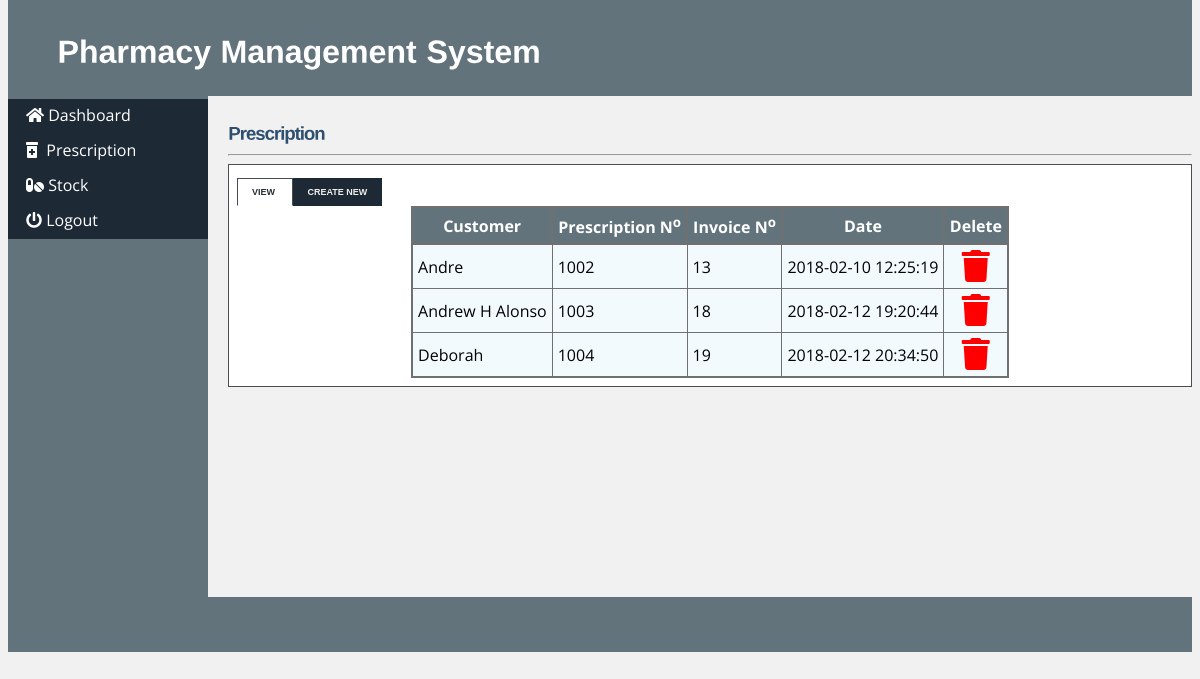
The app's page /prescription.php (signed in) with its own data.
### tables this page shows
CREATE TABLE IF NOT EXISTS `prescription` (
`id` tinyint(5) NOT NULL,
  `prescription_id` int(5) NOT NULL,
  `customer_id` int(11) NOT NULL,
  `customer_name` varchar(30) NOT NULL,
  `age` int(11) NOT NULL,
  `sex` varchar(6) NOT NULL,
  `postal_address` varchar(20) NOT NULL,
  `invoice_id` tinyint(5) NOT NULL,
  `phone` varchar(12) NOT NULL,
  `date` timestamp NOT NULL DEFAULT CURRENT_TIMESTAMP
);

### prescription.php (the view, shortened to what this page needs)
<!DOCTYPE html>
<html>
<head>
<link rel="stylesheet" type="text/css" href="style/ms.css">
<link rel="stylesheet" href="style/s.css" type="text/css" media="screen" />
<link rel="stylesheet" href="style/ta.css" type="text/css" media="screen" />
<link rel="stylesheet" href="https://pro.fontawesome.com/releases/v5.10.0/css/all.css"/>
</head>
<body>
<div id="content">
<div id="header">
<h1>Pharmacy Management System</h1></div>
<div id="left_column">
<div id="button">
		<ul>
		<li><a href="pharmacist.php"><i class="fa fa-home"></i>&nbsp;Dashboard</a></li>
			<li><a href="prescription.php"><i class="fa fa-prescription-bottle-alt"></i>&nbsp; Prescription</a></li>
			<li><a href="stock_pharmacist.php"><i class="fa fa-pills"></i>&nbsp;Stock</a></li>
			<li><a href="logout.php"><i class="fa fa-power-off"></i>&nbsp;Logout</a></li>
		</ul>
</div>
</div>
<div id="main">
<div id="tabbed_box" class="tabbed_box">
    <h4>Prescription</h4>
<hr/>
    <div class="tabbed_area">
        <ul class="tabs">
            <li><a href="javascript:tabSwitch('tab_1', 'content_1');" id="tab_1" class="active">View </a></li>
            <li><a href="javascript:tabSwitch('tab_2', 'content_2');" id="tab_2">Create New</a></li>
        </ul>
        <div id="content_1" class="content">
		<?php echo $message1;
       $result = mysql_query("SELECT * FROM prescription")or die(mysql_error());
        echo "<table border='1' cellpadding='5'align='center'>";
        echo "<tr> <th>Customer</th><th>Prescription N<sup>o</sup></th> <th>Invoice N<sup>o</sup></th><th>Date </th><th>Delete</th></tr>";
        while($row = mysql_fetch_array( $result )) {
                echo "<tr>";
                echo '<td>' . $row['customer_name'] . '</td>';
                echo '<td>' . $row['prescription_id'] . '</td>';
				echo '<td>' . $row['invoice_id'] . '</td>';
				echo '<td>' . $row['date'] . '</td>';
				?>
				<td>&nbsp;&nbsp; <a href="delete_prescription.php?prescription_id=<?php echo $row['prescription_id']?>">
				<i class="fa fa-trash fa-2x" style="color:red"></i></a></td>
				<?php
		 }
        echo "</table>";
?>
        </div>
	</div>
</div>
</div>
<div id="footer" align="Center"> </div>
</div>
</body>
</html>

### style/ms.css (style rules this page uses)
html * { font-family: "Open Sans", sans-serif; }
body { margin-top: 0px; padding-top: 0px; background-color: #f1f1f1; }
#content { margin-left: auto; margin-right: auto; background: #f1f1f1; height: 600px; }
#header { height: 96px; background: #62737b; }
#header h1 { margin: 0px; padding-top: 28px; margin-left: 50px; color: #fff; }
#left_column { clear: all; float: left; width: 200px; height: 501px; background: #62737b; }
#main { clear: all; height: 470px; background: #f1f1f1; }
#button { width: 12.5em; padding: 0 0 1em 0; margin-top: 0.2em; margin-bottom: 1em; font-family: "Trebuchet MS", "Lucida Grande", Verdana, Arial, Sans-serif; color: #333; }
#button ul { list-style: none; margin: 0; padding: 0; border: none; }
#button li { border-bottom: 3px solid #1d2935; margin: 0; list-style: none; list-style-image: none; }
#button li a { display: block; padding: 5px 5px 5px 0.5em; border-left: 10px solid #1d2935; border-right: 10px solid #1d2935; background-color: #1d2935; color: #fff; text-decoration: none; width: 100%; }
html > body #button li a { width: auto; }
#footer { height: 55px; background: #62737b; clear: all; }

### style/s.css (style rules this page uses)
html * { font-family: "Open Sans", sans-serif; }
#tabbed_box { margin: 0px auto 0px 220px; }
.tabbed_box h4 { font-size: 18px; color: #2f4f6f; letter-spacing: -1px; margin-bottom: 10px; }
.tabbed_area { border: 1px solid #494e52; background-color: #fff; padding: 8px; }
ul.tabs { margin: 0px; padding: 0px; margin-top: 5px; margin-bottom: 6px; }
ul.tabs li { list-style: none; display: inline; }
ul.tabs li a { background-color: #1d2935; color: #f1efeb; padding: 8px 14px 8px 14px; text-decoration: none; font-size: 9px; font-family: Verdana, Arial, Helvetica, sans-serif; font-weight: bold; text-transform: uppercase; border: 1px solid #1d2935; }
ul.tabs li a.active { background-color: #ffffff; color: #282e32; border: 1px solid #464c54; border-bottom: 1px solid #ffffff; }
.content { background-color: #ffffff; }

### style/ta.css (style rules this page uses)
html * { font-family: "Open Sans", sans-serif; }
table { border-collapse: collapse; }
table, th { border: 2px solid rgb(112, 112, 112); }
th { background-color: #62737b; color: white; }
td { background-color: #f3fafd; }

### prescription.php (style rules this page uses)
#main { height: 477px; }

### records on screen
prescription: customer_name "Andre", prescription "1002", invoice "13", date "2018-02-10 12:25:19"
prescription: customer_name "Andrew H Alonso", prescription "1003", invoice "18", date "2018-02-12 19:20:44"
prescription: customer_name "Deborah", prescription "1004", invoice "19", date "2018-02-12 20:34:50"
